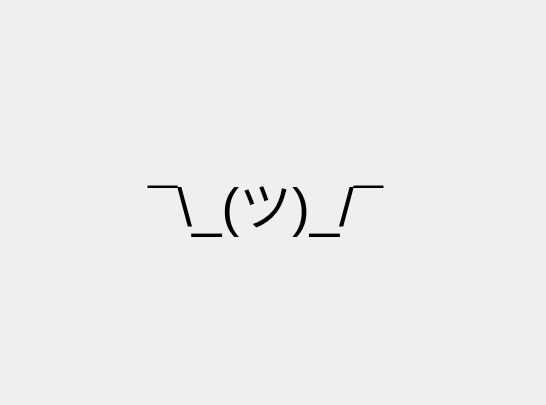
<?xml version="1.0" encoding="UTF-8"?>
<ui version="4.0">
 <class>TechnicPage</class>
 <widget class="QWidget" name="TechnicPage">
  <property name="geometry">
   <rect>
    <x>0</x>
    <y>0</y>
    <width>546</width>
    <height>405</height>
   </rect>
  </property>
  <layout class="QVBoxLayout" name="verticalLayout_5">
   <property name="leftMargin">
    <number>0</number>
   </property>
   <property name="topMargin">
    <number>0</number>
   </property>
   <property name="rightMargin">
    <number>0</number>
   </property>
   <property name="bottomMargin">
    <number>0</number>
   </property>
   <item>
    <widget class="QLabel" name="label">
     <property name="font">
      <font>
       <pointsize>40</pointsize>
      </font>
     </property>
     <property name="text">
      <string notr="true">¯\_(ツ)_/¯ </string>
     </property>
     <property name="textFormat">
      <enum>Qt::PlainText</enum>
     </property>
     <property name="alignment">
      <set>Qt::AlignCenter</set>
     </property>
    </widget>
   </item>
  </layout>
 </widget>
 <resources/>
 <connections/>
</ui>
